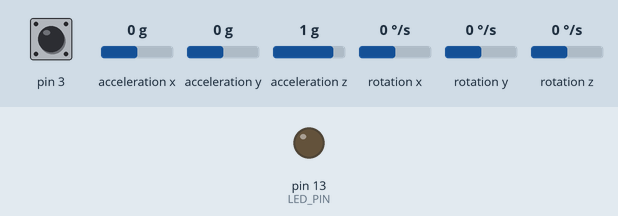
Bench run of a sketch on a simulated Arduino Leonardo, built with avr-gcc and run on an emulated ATmega32U4. Parts: output pins drawn as LEDs (lit = HIGH). Dashed ring = blinking. The test bench sets the inputs (shaded band); at power-on: pin 3 HIGH, acceleration x 0 g, acceleration y 0 g, acceleration z 1 g, rotation x 0 °/s, rotation y 0 °/s, rotation z 0 °/s. The ROS host is connected and sends only what is stated; the sensor or clock chip raises its interrupt line as the real part does.

Above: at 0.1 s.
At 0.66 s:
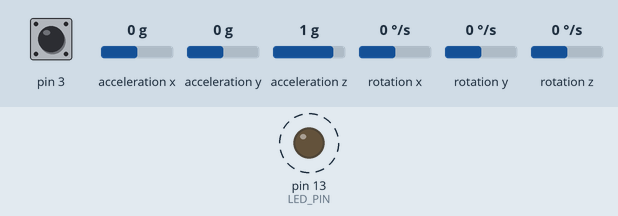
Timing chart, 0 to 3.5 s (numbered marks = the images above):
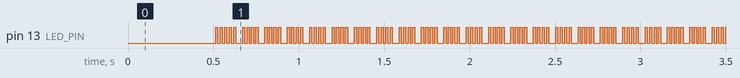

The sketch:

MPU_6050_YPR_REALACCEL_MKII_DEBUG.ino
```cpp
//INTERRUPT GOES TO PIN 2
#include <ros.h>
#include <std_msgs/Float32MultiArray.h>
// I2C device class (I2Cdev) demonstration Arduino sketch for MPU6050 class using DMP (MotionApps v2.0)
// 6/21/2012 by Jeff Rowberg <jeff@rowberg.net>
// Updates should (hopefully) always be available at https://github.com/jrowberg/i2cdevlib
//
// Changelog:
//      2013-05-08 - added seamless Fastwire support
//                 - added note about gyro calibration
//      2012-06-21 - added note about Arduino 1.0.1 + Leonardo compatibility error
//      2012-06-20 - improved FIFO overflow handling and simplified read process
//      2012-06-19 - completely rearranged DMP initialization code and simplification
//      2012-06-13 - pull gyro and accel data from FIFO packet instead of reading directly
//      2012-06-09 - fix broken FIFO read sequence and change interrupt detection to RISING
//      2012-06-05 - add gravity-compensated initial reference frame acceleration output
//                 - add 3D math helper file to DMP6 example sketch
//                 - add Euler output and Yaw/Pitch/Roll output formats
//      2012-06-04 - remove accel offset clearing for better results (thanks Sungon Lee)
//      2012-06-01 - fixed gyro sensitivity to be 2000 deg/sec instead of 250
//      2012-05-30 - basic DMP initialization working

/* ============================================
 I2Cdev device library code is placed under the MIT license
 Copyright (c) 2012 Jeff Rowberg
 Permission is hereby granted, free of charge, to any person obtaining a copy
 of this software and associated documentation files (the "Software"), to deal
 in the Software without restriction, including without limitation the rights
 to use, copy, modify, merge, publish, distribute, sublicense, and/or sell
 copies of the Software, and to permit persons to whom the Software is
 furnished to do so, subject to the following conditions:
 The above copyright notice and this permission notice shall be included in
 all copies or substantial portions of the Software.
 THE SOFTWARE IS PROVIDED "AS IS", WITHOUT WARRANTY OF ANY KIND, EXPRESS OR
 IMPLIED, INCLUDING BUT NOT LIMITED TO THE WARRANTIES OF MERCHANTABILITY,
 FITNESS FOR A PARTICULAR PURPOSE AND NONINFRINGEMENT. IN NO EVENT SHALL THE
 AUTHORS OR COPYRIGHT HOLDERS BE LIABLE FOR ANY CLAIM, DAMAGES OR OTHER
 LIABILITY, WHETHER IN AN ACTION OF CONTRACT, TORT OR OTHERWISE, ARISING FROM,
 OUT OF OR IN CONNECTION WITH THE SOFTWARE OR THE USE OR OTHER DEALINGS IN
 THE SOFTWARE.
 ===============================================
 */

// I2Cdev and MPU6050 must be installed as libraries, or else the .cpp/.h files
// for both classes must be in the include path of your project
#include "I2Cdev.h"

#include "MPU6050_6Axis_MotionApps20.h"
//#include "MPU6050.h" // not necessary if using MotionApps include file

// Arduino Wire library is required if I2Cdev I2CDEV_ARDUINO_WIRE implementation
// is used in I2Cdev.h
#if I2CDEV_IMPLEMENTATION == I2CDEV_ARDUINO_WIRE
#include "Wire.h"
#endif

// class default I2C address is 0x68
// specific I2C addresses may be passed as a parameter here
// AD0 low = 0x68 (default for SparkFun breakout and InvenSense evaluation board)
// AD0 high = 0x69
MPU6050 mpu;
//MPU6050 mpu(0x69); // <-- use for AD0 high

/* =========================================================================
 NOTE: In addition to connection 3.3v, GND, SDA, and SCL, this sketch
 depends on the MPU-6050's INT pin being connected to the Arduino's
 external interrupt #0 pin. On the Arduino Uno and Mega 2560, this is
 digital I/O pin 2.
 * ========================================================================= */

/* =========================================================================
 NOTE: Arduino v1.0.1 with the Leonardo board generates a compile error
 when using Serial.write(buf, len). The Teapot output uses this method.
 The solution requires a modification to the Arduino USBAPI.h file, which
 is fortunately simple, but annoying. This will be fixed in the next IDE
 release. For more info, see these links:
 http://arduino.cc/forum/index.php/topic,109987.0.html
 http://code.google.com/p/arduino/issues/detail?id=958
 * ========================================================================= */


// uncomment "OUTPUT_READABLE_QUATERNION" if you want to see the actual
// quaternion components in a [w, x, y, z] format (not best for parsing
// on a remote host such as Processing or something though)
//#define OUTPUT_READABLE_QUATERNION

// uncomment "OUTPUT_READABLE_EULER" if you want to see Euler angles
// (in degrees) calculated from the quaternions coming from the FIFO.
// Note that Euler angles suffer from gimbal lock (for more info, see
// http://en.wikipedia.org/wiki/Gimbal_lock)
//#define OUTPUT_READABLE_EULER

// uncomment "OUTPUT_READABLE_YAWPITCHROLL" if you want to see the yaw/
// pitch/roll angles (in degrees) calculated from the quaternions coming
// from the FIFO. Note this also requires gravity vector calculations.
// Also note that yaw/pitch/roll angles suffer from gimbal lock (for
// more info, see: http://en.wikipedia.org/wiki/Gimbal_lock)
#define OUTPUT_READABLE_YAWPITCHROLL

// uncomment "OUTPUT_READABLE_REALACCEL" if you want to see acceleration
// components with gravity removed. This acceleration reference frame is
// not compensated for orientation, so +X is always +X according to the
// sensor, just without the effects of gravity. If you want acceleration
// compensated for orientation, us OUTPUT_READABLE_WORLDACCEL instead.
#define OUTPUT_READABLE_REALACCEL

// uncomment "OUTPUT_READABLE_WORLDACCEL" if you want to see acceleration
// components with gravity removed and adjusted for the world frame of
// reference (yaw is relative to initial orientation, since no magnetometer
// is present in this case). Could be quite handy in some cases.
//#define OUTPUT_READABLE_WORLDACCEL

// uncomment "OUTPUT_TEAPOT" if you want output that matches the
// format used for the InvenSense teapot demo
//#define OUTPUT_TEAPOT


//==================COMPLEMENTARY FILTER STUFF
#define ACCELEROMETER_SENSITIVITY 256.0
#define GYROSCOPE_SENSITIVITY 65.536

#define M_PI 3.14159265359

#define dt 0.01					// 10 ms sample rate!
//====================================================================

#define LED_PIN 13 // (Arduino is 13, Teensy is 11, Teensy++ is 6)
bool blinkState = false;

//ROS STUFF-------------
int ROSiteration = 0; //when reaches 100, sends data through ROS

ros::NodeHandle  nh;

std_msgs::Float32MultiArray str_msg;
ros::Publisher chatter("chatter", &str_msg);
float ROSdata[6];//storage for yaw, pitch, roll, and x-acceleration, y-acceleration, and z-acceleration

// MPU control/status vars
bool dmpReady = false;  // set true if DMP init was successful
uint8_t mpuIntStatus;   // holds actual interrupt status byte from MPU
uint8_t devStatus;      // return status after each device operation (0 = success, !0 = error)
uint16_t packetSize;    // expected DMP packet size (default is 42 bytes)
uint16_t fifoCount;     // count of all bytes currently in FIFO
uint8_t fifoBuffer[64]; // FIFO storage buffer

// orientation/motion vars
Quaternion q;           // [w, x, y, z]         quaternion container
VectorInt16 aa;         // [x, y, z]            accel sensor measurements
VectorInt16 aaReal;     // [x, y, z]            gravity-free accel sensor measurements
VectorInt16 aaWorld;    // [x, y, z]            world-frame accel sensor measurements
VectorFloat gravity;    // [x, y, z]            gravity vector
float euler[3];         // [psi, theta, phi]    Euler angle container
float ypr[3];           // [yaw, pitch, roll]   yaw/pitch/roll container and gravity vector
float xyzAccel[3];      // [xAccel, yAccel, zAccel] x/y/z acceleration container
float yawCompensation = 0;
unsigned long time;
// packet structure for InvenSense teapot demo
uint8_t teapotPacket[14] = {
  '$', 0x02, 0,0, 0,0, 0,0, 0,0, 0x00, 0x00, '\r', '\n' };


// ================================================================
// ===               INTERRUPT DETECTION ROUTINE                ===
// ================================================================

volatile bool mpuInterrupt = false;     // indicates whether MPU interrupt pin has gone high
void dmpDataReady() {
  mpuInterrupt = true;
}

//==================COMPlEMENTARY FILTER========================================//HIGHLY EXPERIMENTAL. STILL NEEDS LOTS OF MODIFICATION
void ComplementaryFilter(float xyzAccel[3], float ypr[3], float pitch, float roll)
{
  float yawAcc, pitchAcc, rollAcc;
  Serial1.print("j1");//----------------------------


  // Integrate the gyroscope data -> int(angularSpeed) = angle
  pitch += ((float)ypr[0] / GYROSCOPE_SENSITIVITY) * dt; // Angle around the X-axis//May need to tweak defines
  roll -= ((float)ypr[1] / GYROSCOPE_SENSITIVITY) * dt;    // Angle around the Y-axis

  // Compensate for drift with accelerometer data if !bullshit
  // Sensitivity = -2 to 2 G at 16Bit -> 2G = 32768 && 0.5G = 8192
  int forceMagnitudeApprox = abs(xyzAccel[0]) + abs(xyzAccel[1]) + abs(xyzAccel[2]);
  if (forceMagnitudeApprox > 8192 && forceMagnitudeApprox < 32768)
  {
    // Turning around the X axis results in a vector on the Y-axis
    pitchAcc = atan2f((float)xyzAccel[1], (float)xyzAccel[2]) * 180 / M_PI;
    pitch = pitch * 0.98 + pitchAcc * 0.02;
Serial1.print("j2");//----------------------------

    // Turning around the Y axis results in a vector on the X-axis
    rollAcc = atan2f((float)xyzAccel[0], (float)xyzAccel[2]) * 180 / M_PI;
    roll = roll * 0.98 + rollAcc * 0.02;

  }
  ypr[1] = pitch;
  ypr[2] = roll;
  Serial1.print("j3");//----------------------------

}

// ================================================================
// ===                      INITIAL SETUP                       ===
// ================================================================
int ledPin = 13;
void setup() {
  // join I2C bus (I2Cdev library doesn't do this automatically)
#if I2CDEV_IMPLEMENTATION == I2CDEV_ARDUINO_WIRE
  Wire.begin();
  TWBR = 24; // 400kHz I2C clock (200kHz if CPU is 8MHz). Comment this line if having compilation difficulties with TWBR.
#elif I2CDEV_IMPLEMENTATION == I2CDEV_BUILTIN_FASTWIRE
  Fastwire::setup(400, true);
#endif

  // initialize serial communication
  // (115200 chosen because it is required for Teapot Demo output, but it's
  // really up to you depending on your project)

  // NOTE: 8MHz or slower host processors, like the Teensy @ 3.3v or Ardunio
  // Pro Mini running at 3.3v, cannot handle this baud rate reliably due to
  // the baud timing being too misaligned with processor ticks. You must use
  // 38400 or slower in these cases, or use some kind of external separate
  // crystal solution for the UART timer.

  // initialize device
  mpu.initialize();

  devStatus = mpu.dmpInitialize();

  // supply your own gyro offsets here, scaled for min sensitivity
  mpu.setXGyroOffset(220);//originally 220
  mpu.setYGyroOffset(76);
  mpu.setZGyroOffset(-85);
  mpu.setZAccelOffset(1788); // 1688 factory default for my test chip

  // make sure it worked (returns 0 if so)
  if (devStatus == 0) {
    // turn on the DMP, now that it's ready
    mpu.setDMPEnabled(true);

    // enable Arduino interrupt detection
    attachInterrupt(0, dmpDataReady, RISING);
    mpuIntStatus = mpu.getIntStatus();

    // set our DMP Ready flag so the main loop() function knows it's okay to use it
    dmpReady = true;

    // get expected DMP packet size for later comparison
    packetSize = mpu.dmpGetFIFOPacketSize();
  }
  // configure LED for output
  pinMode(LED_PIN, OUTPUT);

  //--------------------------------------------ROS STUFF---------------
  //FOR FUTURE READERS: Figure out what these mean and put whaty you find someplace very safe.
  //It looks like this whole block is needed to format a float into a string to send through ROS
  nh.initNode();//initializing node or something
  str_msg.layout.dim = (std_msgs::MultiArrayDimension *)//??
    malloc(sizeof(std_msgs::MultiArrayDimension) * 2);//??
  str_msg.layout.dim[0].label = "hello";//probably should change this
  str_msg.layout.dim[0].size = 6;//previously 3. testing stuff right now
  str_msg.layout.dim[0].stride = 3;//It seems that 3 is good. I tried 6, then the arduino crashed after about 5 minutes. Maybe the smaller the stride the better?
  str_msg.layout.data_offset = 1;//??
  str_msg.data = (float *)malloc(sizeof(float)*6);//previously 3
  //str_msg.layout.dim_length = 1; //??
  str_msg.data_length = 6;//previously 3
  nh.advertise(chatter);//name of channel(?)

  //-------------------------DEBUG STUFF--------------------------------
  Serial1.begin(57600);
}


// ================================================================
// ===                    MAIN PROGRAM LOOP                     ===
// ================================================================

void loop() {
  // if programming failed, don't try to do anything
  if (!dmpReady) return;

Serial1.print('a');//----------------------------

  // wait for MPU interrupt or extra packet(s) available
  while (!mpuInterrupt && fifoCount < packetSize) {
    fifoCount = mpu.getFIFOCount();
  }

  // reset interrupt flag and get INT_STATUS byte
  mpuInterrupt = false;

  mpuIntStatus = mpu.getIntStatus();

  // get current FIFO count
  fifoCount = mpu.getFIFOCount();
Serial1.print('b');//----------------------------
  // check for overflow (this should never happen unless our code is too inefficient)
  if ((mpuIntStatus & 0x10) || fifoCount == 1024) {
    // reset so we can continue cleanly
    mpu.resetFIFO();
Serial1.print("c1");//----------------------------
    // otherwise, check for DMP data ready interrupt (this should happen frequently)
  }
  else if (mpuIntStatus & 0x02) {
    Serial1.print("c1.1");
    // wait for correct available data length, should be a VERY short wait
    while (fifoCount < packetSize)
    {
      Serial1.print("z");
      fifoCount = mpu.getFIFOCount();
      Serial1.println(fifoCount,DEC);
    }
Serial1.print("c2");//----------------------------
    // read a packet from FIFO
    mpu.getFIFOBytes(fifoBuffer, packetSize);

    // track FIFO count here in case there is > 1 packet available
    // (this lets us immediately read more without waiting for an interrupt)
    fifoCount -= packetSize;

#ifdef OUTPUT_READABLE_QUATERNION
    // display quaternion values in easy matrix form: w x y z
    mpu.dmpGetQuaternion(&q, fifoBuffer);
    Serial1.print("d");//----------------------------

#endif

#ifdef OUTPUT_READABLE_EULER
    // display Euler angles in degrees
    mpu.dmpGetQuaternion(&q, fifoBuffer);
    mpu.dmpGetEuler(euler, &q);
    Serial1.print("e");//----------------------------

#endif

#ifdef OUTPUT_READABLE_YAWPITCHROLL
    // display Euler angles in degrees
    mpu.dmpGetQuaternion(&q, fifoBuffer);
    mpu.dmpGetGravity(&gravity, &q);
    mpu.dmpGetYawPitchRoll(ypr, &q, &gravity);
    Serial1.print("f");//----------------------------

#endif

#ifdef OUTPUT_READABLE_REALACCEL
    // display real acceleration, adjusted to remove gravity
    mpu.dmpGetQuaternion(&q, fifoBuffer);
    mpu.dmpGetAccel(&aa, fifoBuffer);
    mpu.dmpGetGravity(&gravity, &q);
    mpu.dmpGetLinearAccel(&aaReal, &aa, &gravity);
    Serial1.print("g");//----------------------------

#endif

#ifdef OUTPUT_READABLE_WORLDACCEL
    // display initial world-frame acceleration, adjusted to remove gravity
    // and rotated based on known orientation from quaternion
    mpu.dmpGetQuaternion(&q, fifoBuffer);
    mpu.dmpGetAccel(&aa, fifoBuffer);
    mpu.dmpGetGravity(&gravity, &q);
    mpu.dmpGetLinearAccel(&aaReal, &aa, &gravity);
    mpu.dmpGetLinearAccelInWorld(&aaWorld, &aaReal, &q);
    Serial1.print("h");//----------------------------

#endif

#ifdef OUTPUT_TEAPOT
    // display quaternion values in InvenSense Teapot demo format:
    teapotPacket[2] = fifoBuffer[0];
    teapotPacket[3] = fifoBuffer[1];
    teapotPacket[4] = fifoBuffer[4];
    teapotPacket[5] = fifoBuffer[5];
    teapotPacket[6] = fifoBuffer[8];
    teapotPacket[7] = fifoBuffer[9];
    teapotPacket[8] = fifoBuffer[12];
    teapotPacket[9] = fifoBuffer[13];
    teapotPacket[11]++; // packetCount, loops at 0xFF on purpose
    Serial1.print("i");//----------------------------

#endif

    // blink LED to indicate activity
    blinkState = !blinkState;
    digitalWrite(LED_PIN, blinkState);
  }


    //Complementary filter input
    ComplementaryFilter(xyzAccel,ypr, ypr[1], ypr[2]);
    Serial1.print("j");//----------------------------


    time = millis();
    yawCompensation = .000000083750*time;
    ypr[0] += yawCompensation;

    //--------------ROS STUFF
    if (ROSiteration == 10)
    {
      Serial1.print("k");//----------------------------

      for (int i = 0; i < 3; i++)//for getting yaw pitch roll ready to be sent through ROS
      {
        ypr[i]=ypr[i]*180/M_PI;
        ROSdata[i]=ypr[i];
      }
      Serial1.print("l");//----------------------------

      ROSdata[3] = aaReal.x;
      ROSdata[4] = aaReal.y;
      ROSdata[5] = aaReal.z;//Real world accelerations
      digitalWrite(ledPin, !digitalRead(ledPin));
      str_msg.data = ROSdata;
      Serial1.print("m");//----------------------------
      chatter.publish( &str_msg );
      Serial1.print("n");//----------------------------
      nh.spinOnce();
      Serial1.print("o");//----------------------------
      ROSiteration = 0;
    }
    mpu.resetFIFO();
    Serial1.println("p");//----------------------------
    ROSiteration++;

}
```

Measured:
- by itself, pin 13 (LED_PIN): alternates HIGH for 0.01 s and LOW for 0.01 s
- by itself, everything shown: repeats every 1.2 s, in 4 steps
